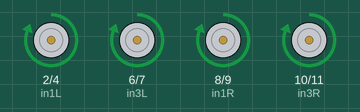
A sketch run on a simulated Arduino Uno, built with avr-gcc and run on an emulated ATmega328P. Parts: motor-driver pin pairs drawn as motors (green arrow = first pin HIGH = forward, orange = second pin HIGH = backward, longer = more drive).

Above: at 1.0 s.
At 5.0 s:
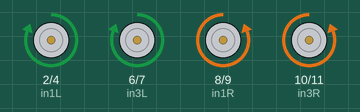
At 7.0 s:
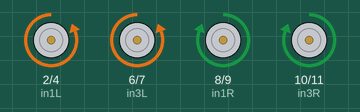
At 9.0 s:
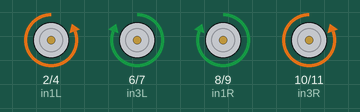
At 13.5 s:
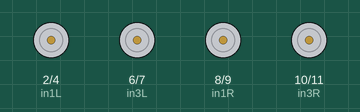
At 18.0 s:
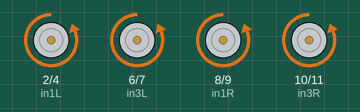
Timing chart, 0 to 19.5 s (numbered marks = the images above):
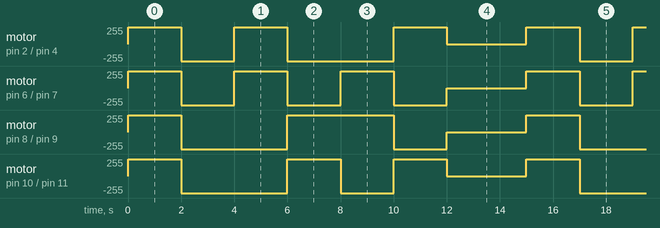

The sketch:

Motor_Direction_Control_HBridge.ino
```cpp
// H-bridge for left side wheels
// Motor A direction control pins
int in1L = 2;
int in2L = 4;
// Motor B direction control pins
int in3L = 6;
int in4L = 7;
// H-bridge for right side wheels
// Motor C direction control pins
int in1R = 8;
int in2R = 9;
// Motor D direction control pins
int in3R = 10;
int in4R = 11;

void setup() {
  // Set all the motor control pins to outputs
  pinMode(in1L, OUTPUT);
  pinMode(in2L, OUTPUT);
  pinMode(in3L, OUTPUT);
  pinMode(in4L, OUTPUT);
  pinMode(in1R, OUTPUT);
  pinMode(in2R, OUTPUT);
  pinMode(in3R, OUTPUT);
  pinMode(in4R, OUTPUT);

  // Turn off motors - Initial state
  digitalWrite(in1L, LOW);
  digitalWrite(in2L, LOW);
  digitalWrite(in3L, LOW);
  digitalWrite(in4L, LOW);
  digitalWrite(in1R, LOW);
  digitalWrite(in2R, LOW);
  digitalWrite(in3R, LOW);
  digitalWrite(in4R, LOW);
}

void loop() {
  directionControl();
  delay(1000);
}

// This function changes motor directions to move the OTV through the range of turning/sliding movements
void directionControl() {

  // OTV FORWARD
  //A
  digitalWrite(in1L, HIGH);
  digitalWrite(in2L, LOW);
  //B
  digitalWrite(in3L, HIGH);
  digitalWrite(in4L, LOW);
  //C
  digitalWrite(in1R, HIGH);
  digitalWrite(in2R, LOW);
  //D
  digitalWrite(in3R, HIGH);
  digitalWrite(in4R, LOW);
  delay(2000);

  // OTV BACKWARD
  //A
  digitalWrite(in1L, LOW);
  digitalWrite(in2L, HIGH);
  //B
  digitalWrite(in3L, LOW);
  digitalWrite(in4L, HIGH);
  //C
  digitalWrite(in1R, LOW);
  digitalWrite(in2R, HIGH);
  //D
  digitalWrite(in3R, LOW);
  digitalWrite(in4R, HIGH);
  delay(2000);

  // OTV TURN RIGHT
  //A
  digitalWrite(in1L, HIGH);
  digitalWrite(in2L, LOW);
  //B
  digitalWrite(in3L, HIGH);
  digitalWrite(in4L, LOW);
  //C
  digitalWrite(in1R, LOW);
  digitalWrite(in2R, HIGH);
  //D
  digitalWrite(in3R, LOW);
  digitalWrite(in4R, HIGH);
  delay(2000);

  // OTV LEFT
  //A
  digitalWrite(in1L, LOW);
  digitalWrite(in2L, HIGH);
  //B
  digitalWrite(in3L, LOW);
  digitalWrite(in4L, HIGH);
  //C
  digitalWrite(in1R, HIGH);
  digitalWrite(in2R, LOW);
  //D
  digitalWrite(in3R, HIGH);
  digitalWrite(in4R, LOW);
  delay(2000);

  // OTV SLIDE LEFT
  //A
  digitalWrite(in1L, LOW);
  digitalWrite(in2L, HIGH);
  //B
  digitalWrite(in3L, HIGH);
  digitalWrite(in4L, LOW);
  //C
  digitalWrite(in1R, HIGH);
  digitalWrite(in2R, LOW);
  //D
  digitalWrite(in3R, LOW);
  digitalWrite(in4R, HIGH);
  delay(2000);

  // OTV SLIDE RIGHT
  //A
  digitalWrite(in1L, HIGH);
  digitalWrite(in2L, LOW);
  //B
  digitalWrite(in3L, LOW);
  digitalWrite(in4L, HIGH);
  //C
  digitalWrite(in1R, LOW);
  digitalWrite(in2R, HIGH);
  //D
  digitalWrite(in3R, HIGH);
  digitalWrite(in4R, LOW);
  delay(2000);

  // MOTORS OFF
  //A
  digitalWrite(in1L, LOW);
  digitalWrite(in2L, LOW);
  //B
  digitalWrite(in3L, LOW);
  digitalWrite(in4L, LOW);
  //C
  digitalWrite(in1R, LOW);
  digitalWrite(in2R, LOW);
  //D
  digitalWrite(in3R, LOW);
  digitalWrite(in4R, LOW);
  delay(2000);


}
```

Measured:
- by itself, motor on pin 8 (in1R) / pin 9 (in2R): repeats every 15.0 s: backward 255/255 4.0 s, forward 255/255 4.0 s, backward 255/255 2.0 s, stopped 3.0 s, forward 255/255 2.0 s
- by itself, motor on pin 6 (in3L) / pin 7 (in4L): repeats every 15.0 s: 2 × (backward 255/255 2.0 s, forward 255/255 2.0 s), backward 255/255 2.0 s, stopped 3.0 s, forward 255/255 2.0 s
